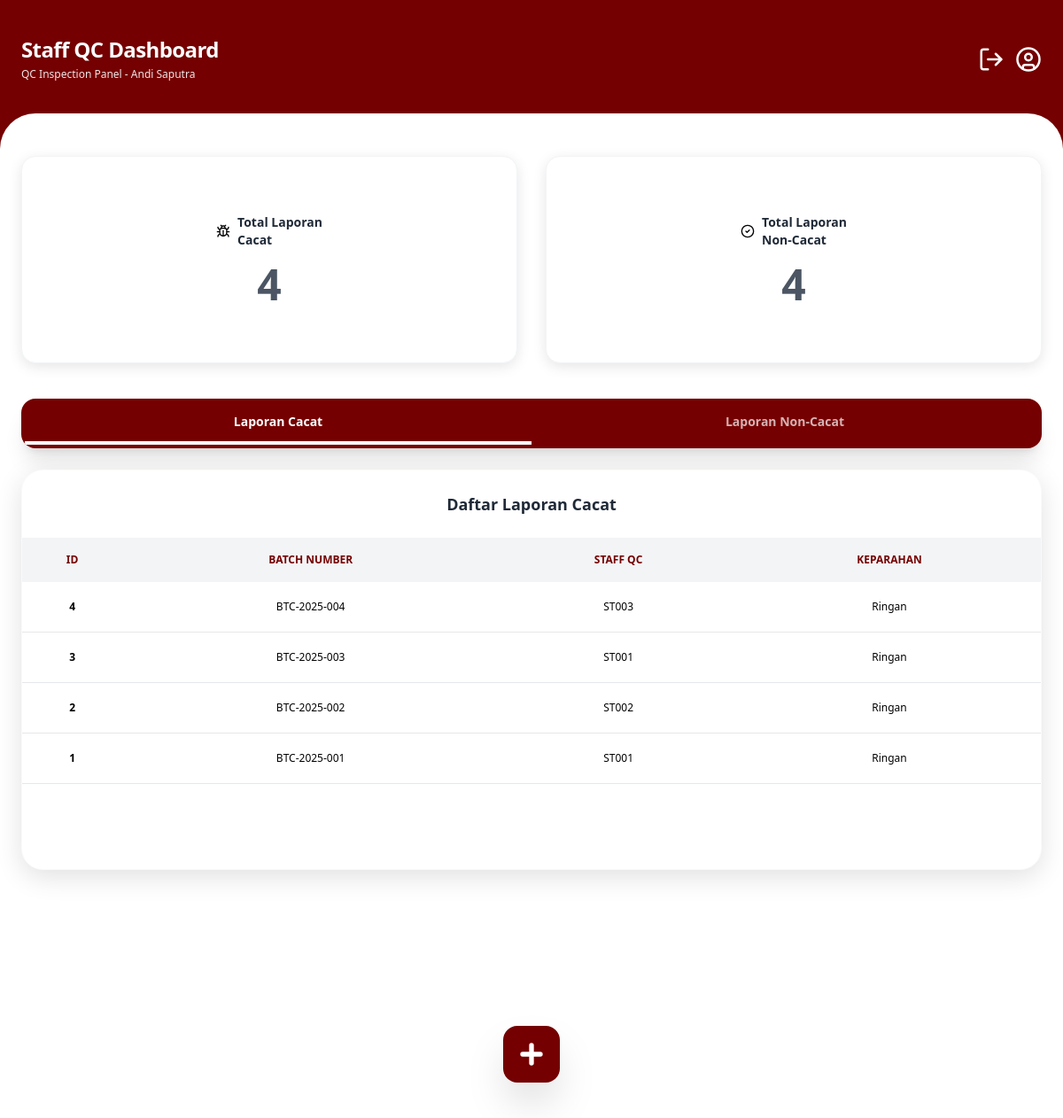
Screenshot of /dashboard_staff_qc.php (signed in) with the database file from the repository.
### tables this page shows
CREATE TABLE `laporancacat` (
  `id` int(11) NOT NULL,
  `id_user` int(11) NOT NULL,
  `batch_number` varchar(50) NOT NULL,
  `jenis_udang` varchar(50) NOT NULL,
  `tanggal` date NOT NULL,
  `kuantitas` int(11) NOT NULL,
  `kriteria_cacat` varchar(100) DEFAULT NULL,
  `keparahan` enum('Ringan','Sedang','Berat') DEFAULT NULL,
  `deskripsi` text DEFAULT NULL,
  `kategori` enum('cacat','non-cacat') DEFAULT 'cacat',
  `status` enum('menunggu','diterima','ditolak') DEFAULT 'menunggu',
  `catatan_kepala` text DEFAULT NULL,
  `created_at` timestamp NOT NULL DEFAULT current_timestamp()
);

CREATE TABLE `users` (
  `id` int(11) NOT NULL,
  `nip` varchar(20) NOT NULL,
  `password` varchar(255) NOT NULL,
  `nama_lengkap` varchar(100) NOT NULL,
  `jabatan` enum('admin','staff','kepala','manajer','supervisor') NOT NULL,
  `email` varchar(100) NOT NULL,
  `no_telp` varchar(20) NOT NULL,
  `alamat` text NOT NULL
);

### dashboard_staff_qc.php (the view, shortened to what this page needs)
<?php
include 'auth.php';
$res_cacat = mysqli_query($conn, "SELECT COUNT(*) as total FROM laporancacat");
$count_cacat = mysqli_fetch_assoc($res_cacat)['total'];
$res_non = mysqli_query($conn, "SELECT COUNT(*) as total FROM laporannoncacat");
$count_non = mysqli_fetch_assoc($res_non)['total'];
$daftar_cacat = mysqli_query($conn, "SELECT laporancacat.*, users.nip as nip_staff
                                     FROM laporancacat
                                     LEFT JOIN users ON laporancacat.id_user = users.id
                                     ORDER BY laporancacat.id DESC");
$title = "Staff QC Dashboard";
$subtitle = "QC Inspection Panel - " . $_SESSION['nama'];
?>
<!DOCTYPE html>
<html lang="id">
<head>
    <?php include 'ui_config.php'; ?>
</head>
<body class="font-sans bg-utama">
    <?php include 'header.php'; ?>
    <main class="bg-white rounded-t-[40px] mt-[20px] min-h-[calc(100vh-120px)] px-6 pt-12 pb-24 relative">
        <div class="grid grid-cols-2 gap-8 mb-10">
            <div class="bg-white rounded-2xl py-16 flex flex-col items-center border border-gray-100 shadow-[0_4px_15px_rgba(0,0,0,0.1)]">
                <div class="flex items-center text-sm mb-4 font-bold text-gray-800 text-left">
                    Total Laporan <br> Cacat
                </div>
                <span class="text-5xl font-bold text-gray-600"><?= $count_cacat; ?></span>
            </div>
            <div class="bg-white rounded-2xl py-16 flex flex-col items-center border border-gray-100 shadow-[0_4px_15px_rgba(0,0,0,0.1)]">
                <div class="flex items-center text-sm mb-4 font-bold text-gray-800 text-left">
                    <svg xmlns="http://www.w3.org/2000/svg" width="24" height="24" viewBox="0 0 24 24" fill="none" stroke="#000000" stroke-width="2" stroke-linecap="round" stroke-linejoin="round" class="w-4 h-4 text-utama mr-2">
                        <circle cx="12" cy="12" r="10"></circle>
                        <path d="m9 12 2 2 4-4"></path>
                    </svg>
                    Total Laporan <br> Non-Cacat
                </div>
                <span class="text-5xl font-bold text-gray-600"><?= $count_non; ?></span>
            </div>
        </div>
        <div class="bg-utama rounded-2xl flex overflow-hidden mb-6 p-1 shadow-xl">
            <button onclick="filterStaffLaporan('cacat')" id="tab-cacat" class="tab-btn flex-1 py-3 flex items-center justify-center gap-2 text-white font-bold text-sm border-b-4 border-white">
                Laporan Cacat
            </button>
            <button onclick="filterStaffLaporan('non-cacat')" id="tab-non-cacat" class="tab-btn flex-1 py-3 flex items-center justify-center gap-2 text-white/70 font-bold text-sm border-b-4 border-transparent">
                Laporan Non-Cacat
            </button>
        </div>
        <div class="bg-white rounded-3xl overflow-hidden shadow-[0_8px_30px_rgb(0,0,0,0.12)] border border-gray-50 mb-40">
            <h2 id="table-title" class="text-center py-6 font-bold text-lg text-gray-800">Daftar Laporan Cacat</h2>
            <div class="overflow-x-auto">
                <table class="w-full text-center border-collapse">
                    <thead>
                        <tr class="bg-gray-100 border-y border-gray-100">
                            <th class="py-4 px-2 text-xs font-bold text-utama uppercase">ID</th>
                            <th class="py-4 px-2 text-xs font-bold text-utama uppercase">Batch Number</th>
                            <th class="py-4 px-2 text-xs font-bold text-utama uppercase">Staff QC</th>
                            <th id="col-dynamic" class="py-4 px-2 text-xs font-bold text-utama uppercase">Keparahan</th>
                        </tr>
                    </thead>
                    <tbody id="staff-table-body">
                        <?php while ($row_cacat = mysqli_fetch_assoc($daftar_cacat)): ?>
                            <tr class="staff-row border-b last:border-0 hover:bg-gray-50 cursor-pointer transition-colors"
                                data-type="cacat"
                                onclick="window.location.href='detail_laporan.php?id=<?= $row_cacat['id']; ?>&type=cacat'">
                                <td class="py-5 font-bold text-xs text-black"><?= $row_cacat['id']; ?></td>
                                <td class="py-5 text-xs text-black"><?= $row_cacat['batch_number']; ?></td>
                                <td class="py-5 text-xs text-black"><?= $row_cacat['nip_staff'] ?? 'ST19822031'; ?></td>
                                <td class="py-5 text-xs text-black"><?= $row_cacat['tingkat_keparahan'] ?? 'Ringan'; ?></td>
                            </tr>
                        <?php endwhile; ?>
                    </tbody>
                </table>
            </div>
            <div class="h-24"></div>
        </div>
        <div class="fixed bottom-10 left-0 right-0 flex justify-center items-center z-50">
            <div class="relative flex items-center justify-center">
                <button onclick="toggleFab()" id="mainFab" class="z-10 bg-utama text-white w-16 h-16 rounded-2xl shadow-2xl flex items-center justify-center fab-transition hover:scale-110 active:scale-95">
                    <svg xmlns="http://www.w3.org/2000/svg" id="fabIcon" fill="none" viewBox="0 0 24 24" stroke-width="4" stroke="currentColor" class="w-8 h-8 fab-transition">
                        <path stroke-linecap="round" stroke-linejoin="round" d="M12 4.5v15m7.5-7.5h-15" />
                    </svg>
                </button>
            </div>
        </div>
    </main>
</body>
</html>

### ui_config.php (shortened to what this page needs)
<link rel="stylesheet" href="style/color.css">
<script src="https://cdn.tailwindcss.com"></script>

### header.php (shortened to what this page needs)
<header class="px-6 pt-10 pb-4 text-white">
    <div class="flex justify-between items-start">
        <div>
            <h1 class="text-2xl font-bold tracking-tight"><?php echo $title; ?></h1>
            <p class="text-xs font-light mt-1 opacity-90"><?php echo $subtitle; ?></p>
        </div>
        <div class="flex items-center gap-3 mt-3">
            <a href="login.php" class="hover:opacity-80 transition-opacity active:scale-90 transform duration-200">
            </a>
            <button class="hover:opacity-80 transition-opacity active:scale-90 transform duration-200">
            </button>
        </div>
    </div>
</header>

### style/color.css (style rules this page uses)
:root { --color-primary: #740001; --color-primary-dark: #4a0000; --color-background: #EDF3F6; --color-white: #FFFFFF; --color-black: #000000; --color-accent: #3385FF; --color-success: #00b894; --color-warning: #f1c40f; --color-danger: #cc0000; }
body { background-color: var(--color-primary); color: var(--color-black); }
.bg-utama { background-color: var(--color-primary); }
.text-utama { color: var(--color-primary); }
.fab-transition { transition: all 0.3s cubic-bezier(0.4, 0, 0.2, 1); }

### rows the page displays
laporancacat: id "4", batch_number "BTC-2025-004", id_user.nip "ST003", tingkat_keparahan "Ringan"
laporancacat: id "3", batch_number "BTC-2025-003", id_user.nip "ST001", tingkat_keparahan "Ringan"
laporancacat: id "2", batch_number "BTC-2025-002", id_user.nip "ST002", tingkat_keparahan "Ringan"
laporancacat: id "1", batch_number "BTC-2025-001", id_user.nip "ST001", tingkat_keparahan "Ringan"

### other values shown
$title "Staff QC Dashboard"
$subtitle "QC Inspection Panel - Andi Saputra"
$count_cacat "4"
$count_non "4"
